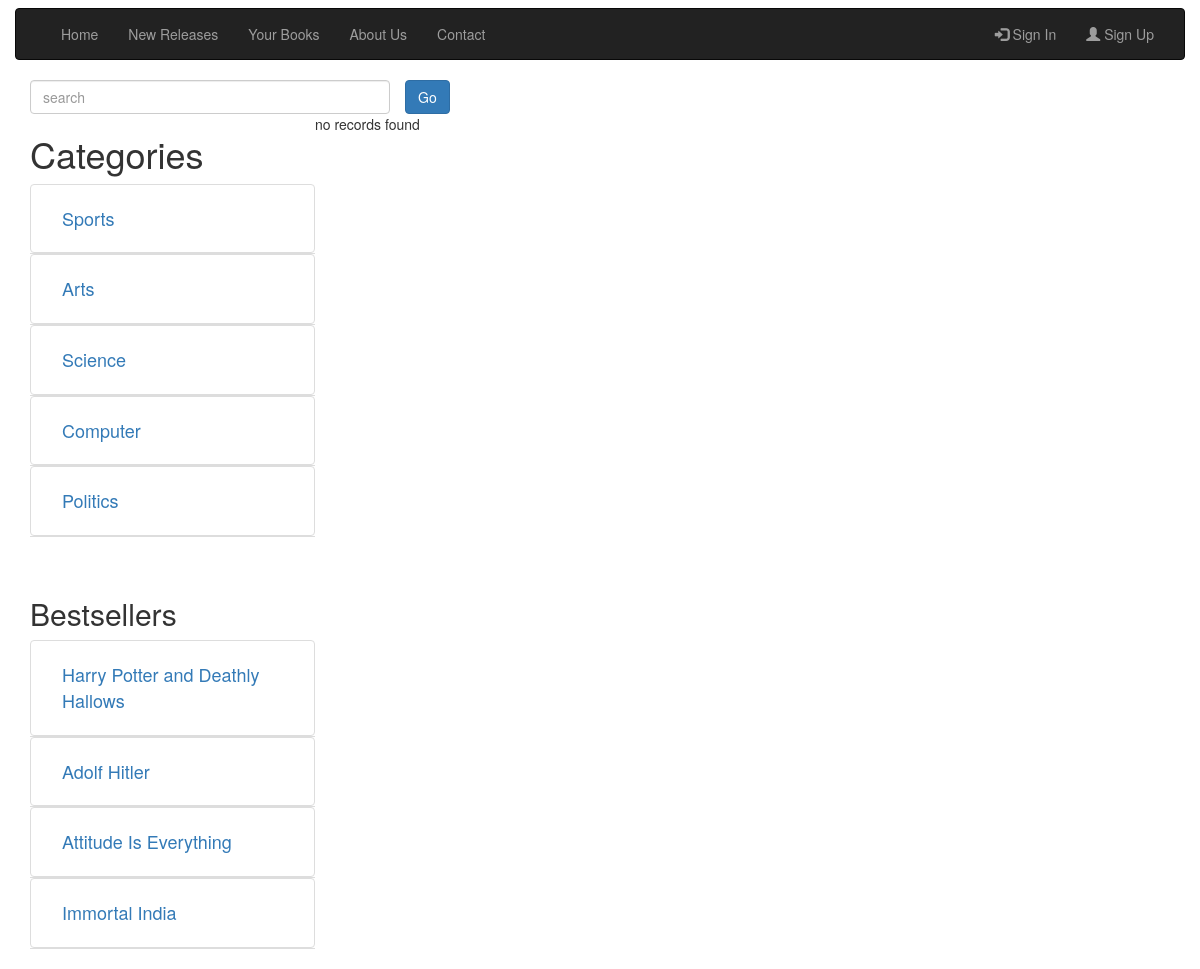
Screenshot of /Customer/search.php with the database file from the repository.
### tables this page shows
CREATE TABLE IF NOT EXISTS `category` (
  `cateogry_Id` int(11) NOT NULL AUTO_INCREMENT,
  `category_Name` varchar(100) NOT NULL,
  PRIMARY KEY (`cateogry_Id`)
);

CREATE TABLE IF NOT EXISTS `books` (
  `Book_Id` int(11) NOT NULL AUTO_INCREMENT,
  `Book_Name` varchar(100) NOT NULL,
  `Book_Image` text NOT NULL,
  `Author_Name` varchar(100) NOT NULL,
  `Book_Rate` char(100) NOT NULL,
  `Format` varchar(100) NOT NULL,
  `Language` varchar(100) NOT NULL,
  `Released` date NOT NULL,
  `Pages` char(100) NOT NULL,
  `Cathegory` varchar(100) NOT NULL,
  `Description` varchar(5000) NOT NULL,
  `Available_Books` char(200) NOT NULL,
  PRIMARY KEY (`Book_Id`)
);

### Customer/search.php (the view, shortened to what this page needs)
<?php
include('index_header.php');
?>
<div class="container">
<div class="row">
<form action="search.php" method="GET" enctype="multipart/form-data">
    <div class="col-sm-10 col-md-10 col-lg-4">
	 <input type="text" class="form-control"  name="user_query" placeholder="search"  />
    </div>
    <div class="col-sm-2 col-md-2 col-lg-8" style="padding-left:0px">
	<input type="submit" name="search" value="Go" class="btn btn-primary">
    </div>
</form>
 </div>
    <div class="col-sm-3 col-md-3 col-lg-3">
   <div class="row">
	<h1>Categories</h1>
	<?php
	$sql_query_1 = mysqli_query($connection,"SELECT * from category");
?>
    <?php while($row = mysqli_fetch_row($sql_query_1)){
		?>
                <ul class="nav nav-tabs nav-stacked">
              <li class="list-group-item" style="font-size:18px"><?php echo '<a href="categories.php?cateogry_Id='.$row[0].'">'; echo $row[1]; ?></a></li>
            	</ul>
	<?php }?><br><br>
			<h2>Bestsellers</h2>
				<?php
	$sql_query_2 = mysqli_query($connection,"select * from books where Book_Rate >= 500");
	 while($row = mysqli_fetch_row($sql_query_2)){
	 ?>
                <ul class="nav nav-tabs nav-stacked" style="font-size:18px">
                    <li class="list-group-item"><?php echo '<a href="bestseller.php?Book_Id='.$row[0].'">'; echo $row[1]; ?></a></li>
                     </ul>
		<?php }?>
	</div>
	</div>
<?php
if(isset($_GET['search'])){
	$user_keyword = $_GET['user_query'];
	$get_products = "select * FROM books WHERE Book_Name like '%$user_keyword%'";
	$run_products = mysqli_query($connection, $get_products);?>
<div class="col-sm-9 col-md-9 col-lg-9" >
<div class="row">
	<?php
	while ($row_products=mysqli_fetch_array($run_products)){
		$Book_Id = $row_products['Book_Id'];
		$Book_Name = $row_products['Book_Name'];
		$Book_Image = $row_products['Book_Image'];
		$Author_Name = $row_products['Author_Name'];
		$Book_Rate = $row_products['Book_Rate'];
?>
<br >
<div class="col-sm-4 col-md-4 col-lg-4" >
    <div class="thumbnail" style="width:250px;height:300px">
     <?php echo '<a href="product_Details.php?Book_Id='.$Book_Id.'">';
       echo "<img src=\"". $Book_Image . "\"  alt='Lights' style='width:200px;height:200px'/>";
       echo '<div class="caption">
      '.$Book_Name.' by ('.$Author_Name.')
        </div>
  </a>'?>
	  <form method="post" action="cart_1.php?Book_Id=<?php echo $row[0]; ?>">
	 <div style="text-align:center">
	 <?php
	 echo ' <input type="submit" name="add_to_cart" class="btn btn-primary" value="Add to cart" />';
	  ?>
	  </form>
	<?php
	 echo '<a href="product_buynow.php?Book_Id='.$Book_Id.'" class="btn btn-primary" type="button">Buy Now</a>
	 </div>
   <br><br>
   	 </div>';
echo  '
</div>';
	}
echo '</div> </div>';
}
  else{
	  echo "no records found";
  }
?>
</div>
<br />

### rows the page displays
category: category_Name "Sports"
category: category_Name "Arts"
category: category_Name "Science"
category: category_Name "Computer"
category: category_Name "Politics"
books: Book_Name "Harry Potter and Deathly Hallows"
books: Book_Name "Adolf Hitler"
books: Book_Name "Attitude Is Everything"
books: Book_Name "Immortal India"
